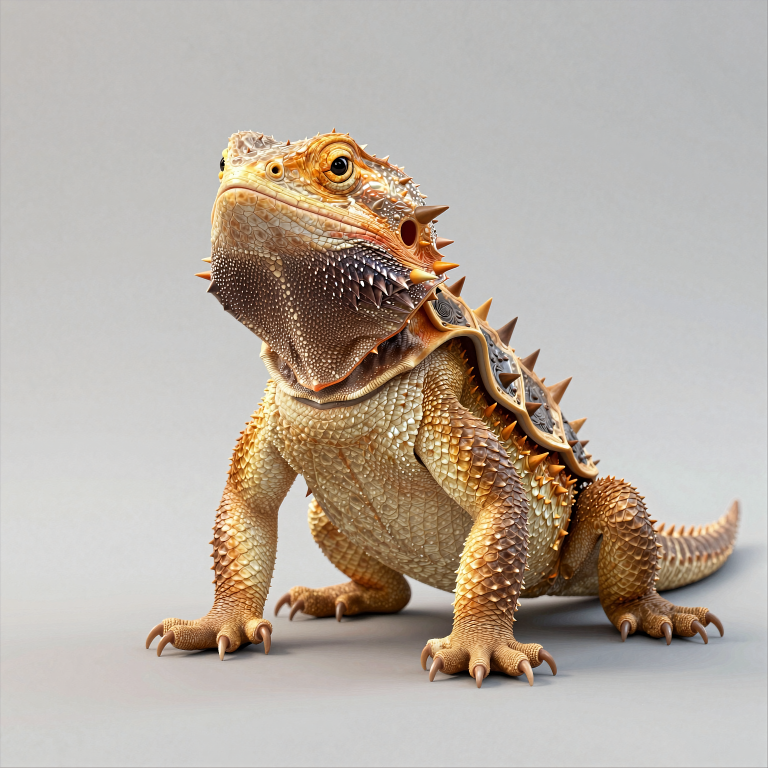
#> input picture assets/concepts/creature_armoured_thorn_lizard.png, 1536 x 1536 px (shown at 1/2 size); its folder holds only this picture in this run
$ python _contact_sheet.py
#> lines starting #> are read from the running program, lines starting #| are printed output that depends on the picture
"""Build contact sheets of the concept library for eyeball review.

The structural checks in _qc_concepts.py can tell whether an image is neatly framed;
they cannot tell whether it depicts a plausible object. Only a human or a vision model
can judge "that crossbow's bow is mounted sideways". This makes that review cheap:
one small labelled thumbnail per concept, a page at a time.

Usage:
    python _contact_sheet.py                      # all categories
    python _contact_sheet.py --prefix weapon_     # one category
    python _contact_sheet.py --prefix weapon_ --per-sheet 40
"""
import argparse
import glob
import os
import sys

from PIL import Image, ImageDraw

ASSETS = r"W:\UNNAMED\assets"
THUMB = 200
LABEL_H = 18
COLUMNS = 8


def build_sheet(paths, out_path, title):
#> called with title = 'all  1-1 of 1'
    rows = (len(paths) + COLUMNS - 1) // COLUMNS
    width = COLUMNS * THUMB
    height = rows * (THUMB + LABEL_H) + 26
    sheet = Image.new("RGB", (width, height), (24, 24, 28))
    draw = ImageDraw.Draw(sheet)
    draw.text((8, 7), title, fill=(235, 235, 235))

    for index, path in enumerate(paths):
        column = index % COLUMNS
        row = index // COLUMNS
        x = column * THUMB
        y = 26 + row * (THUMB + LABEL_H)
        try:
            thumb = Image.open(path).convert("RGB")
#> thumb is the input picture: PIL image 1536x1536 RGB; mean R, G, B 183, 172.6, 162.1
            thumb.thumbnail((THUMB, THUMB), Image.LANCZOS)
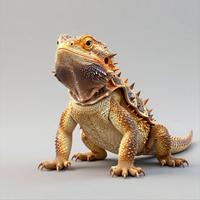
#> thumb: PIL image 200x200 RGB; mean R, G, B 182.9, 172.6, 162
        except OSError:
            continue
        sheet.paste(thumb, (x + (THUMB - thumb.width) // 2,
                            y + (THUMB - thumb.height) // 2))
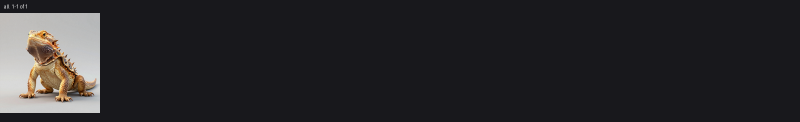
#> sheet: PIL image 1600x244 RGB (shown at 1/2 size); mean R, G, B 40.3, 39.3, 41.8
        name = os.path.basename(path)[:-4]
        # Strip the category prefix so more of the distinguishing name fits.
        label = name.split("_", 1)[1] if "_" in name else name
        draw.text((x + 3, y + THUMB + 3), label[:30], fill=(200, 200, 205))

    sheet.save(out_path, quality=88)
    return out_path


def main():
    parser = argparse.ArgumentParser()
    parser.add_argument("--assets", default=ASSETS)
    parser.add_argument("--prefix", default=None,
                        help="Only concepts starting with this prefix")
    parser.add_argument("--per-sheet", type=int, default=64)
    args = parser.parse_args()

    concepts_dir = os.path.join(args.assets, "concepts")
    paths = sorted(glob.glob(os.path.join(concepts_dir, "*.png")))
    if args.prefix:
        paths = [p for p in paths if os.path.basename(p).startswith(args.prefix)]
    if not paths:
        print("no concepts matched")
        return 1

    out_dir = os.path.join(args.assets, "review")
    os.makedirs(out_dir, exist_ok=True)

    sheets = []
    for start in range(0, len(paths), args.per_sheet):
        batch = paths[start:start + args.per_sheet]
        label = args.prefix.rstrip("_") if args.prefix else "all"
        index = start // args.per_sheet + 1
        title = f"{label}  {start + 1}-{start + len(batch)} of {len(paths)}"
        name = f"sheet_{label}_{index:02d}.jpg"
        sheets.append(build_sheet(batch, os.path.join(out_dir, name), title))

    print(f"{len(paths)} concept(s) -> {len(sheets)} sheet(s) in {out_dir}")
    for sheet in sheets:
        print(f"  {os.path.basename(sheet)}")
    print()
    print("Open the sheets, note any concept that does not look like a functional")
    print("object of its type, and reject it:")
    print("  python _reject_concept.py <concept_id> --reason \"bow mounted sideways\"")
    return 0


if __name__ == "__main__":
    sys.exit(main())
#> (the program exits here)

$ run again, on assets/concepts/creature_marsh_giant_wasp.png
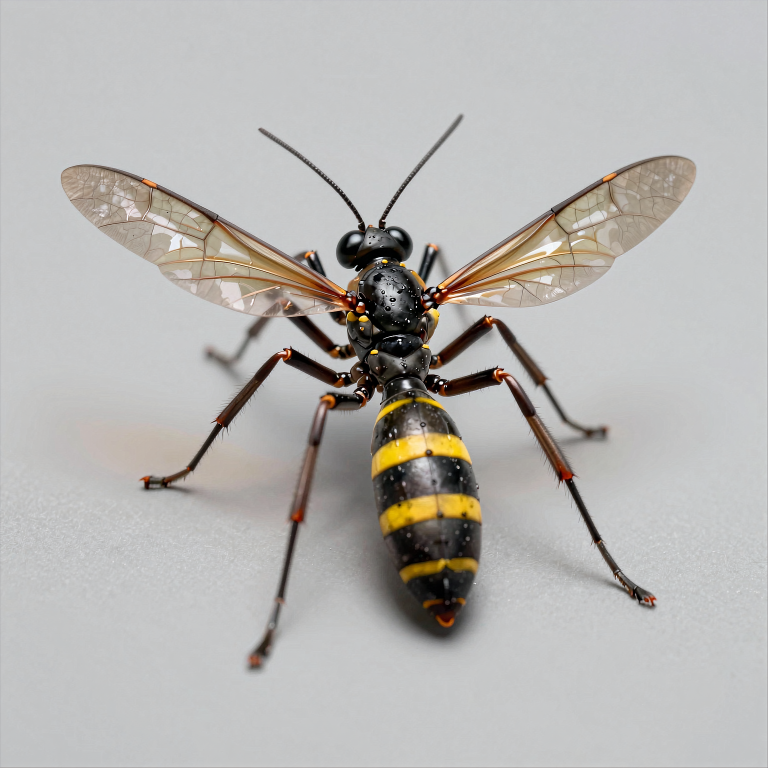
#> input picture assets/concepts/creature_marsh_giant_wasp.png, 1536 x 1536 px (shown at 1/2 size)
#> in build_sheet, thumb is the input picture: PIL image 1536x1536 RGB; mean R, G, B 182.6, 180.8, 178.2
#> in build_sheet, `thumb.thumbnail((THUMB, THUMB), Image.LANCZOS)`:
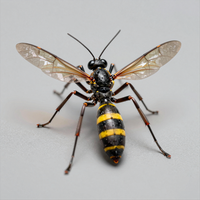
#> thumb: PIL image 200x200 RGB; mean R, G, B 182.5, 180.7, 178.1
#> in build_sheet, `sheet.paste(thumb, (x + (THUMB - thumb.width) // 2, y + (THUMB - thumb..`:
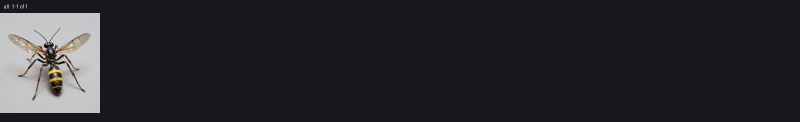
#> sheet: PIL image 1600x244 RGB (shown at 1/2 size); mean R, G, B 40.3, 40.1, 43.4

$ run again, on assets/concepts/creature_skeleton_hound.png
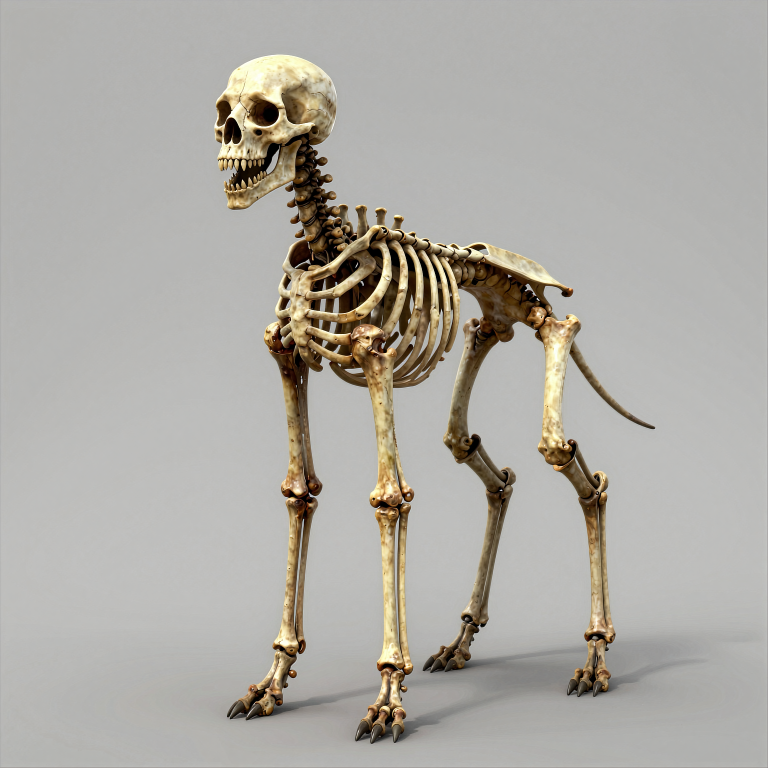
#> input picture assets/concepts/creature_skeleton_hound.png, 1536 x 1536 px (shown at 1/2 size)
#> in build_sheet, thumb is the input picture: PIL image 1536x1536 RGB; mean R, G, B 173.7, 170.8, 164.6
#> in build_sheet, `thumb.thumbnail((THUMB, THUMB), Image.LANCZOS)`:
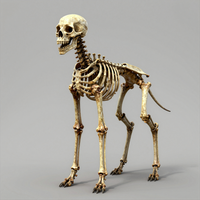
#> thumb: PIL image 200x200 RGB; mean R, G, B 173.7, 170.7, 164.5
#> in build_sheet, `sheet.paste(thumb, (x + (THUMB - thumb.width) // 2, y + (THUMB - thumb..`:
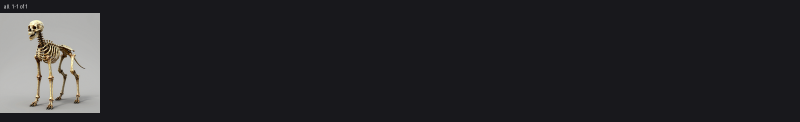
#> sheet: PIL image 1600x244 RGB (shown at 1/2 size); mean R, G, B 39.4, 39.1, 42

$ run again, on assets/concepts/creature_slime_marsh_frog.png
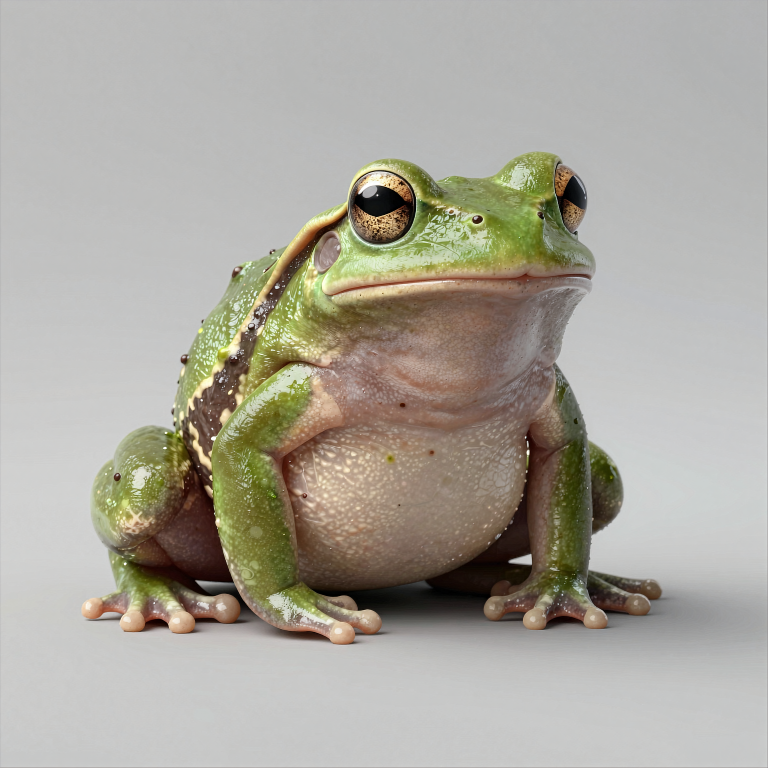
#> input picture assets/concepts/creature_slime_marsh_frog.png, 1536 x 1536 px (shown at 1/2 size)
#> in build_sheet, thumb is the input picture: PIL image 1536x1536 RGB; mean R, G, B 170.3, 166.7, 156.8
#> in build_sheet, `thumb.thumbnail((THUMB, THUMB), Image.LANCZOS)`:
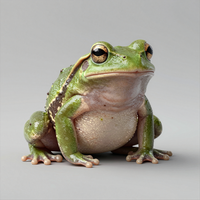
#> thumb: PIL image 200x200 RGB; mean R, G, B 170.2, 166.6, 156.7
#> in build_sheet, `sheet.paste(thumb, (x + (THUMB - thumb.width) // 2, y + (THUMB - thumb..`:
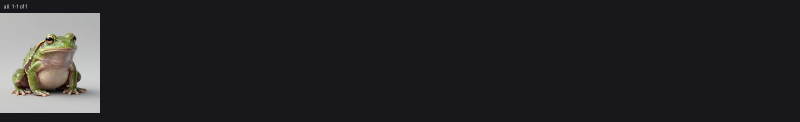
#> sheet: PIL image 1600x244 RGB (shown at 1/2 size); mean R, G, B 39, 38.7, 41.2

$ run again, on assets/concepts/creature_glacier_seal_hunter.png
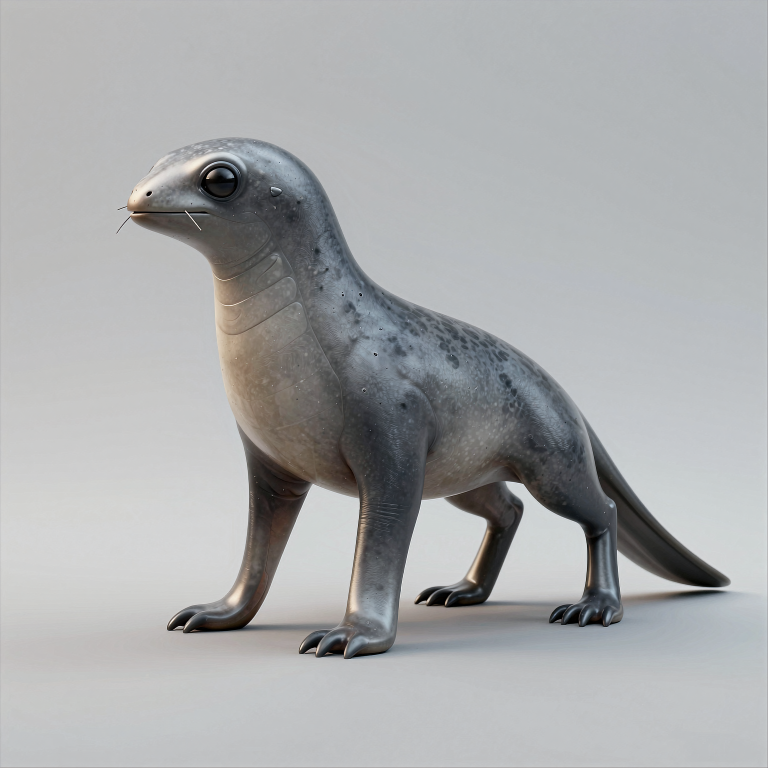
#> input picture assets/concepts/creature_glacier_seal_hunter.png, 1536 x 1536 px (shown at 1/2 size)
#> in build_sheet, thumb is the input picture: PIL image 1536x1536 RGB; mean R, G, B 168.6, 170.2, 171.3
#> in build_sheet, `thumb.thumbnail((THUMB, THUMB), Image.LANCZOS)`:
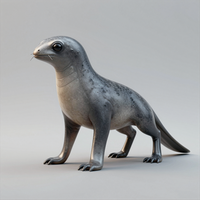
#> thumb: PIL image 200x200 RGB; mean R, G, B 168.5, 170.1, 171.2
#> in build_sheet, `sheet.paste(thumb, (x + (THUMB - thumb.width) // 2, y + (THUMB - thumb..`:
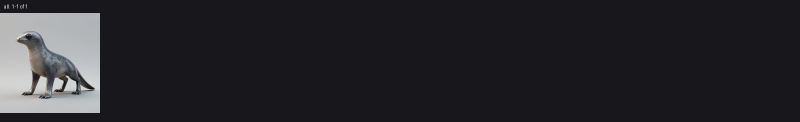
#> sheet: PIL image 1600x244 RGB (shown at 1/2 size); mean R, G, B 38.8, 39, 42.7
